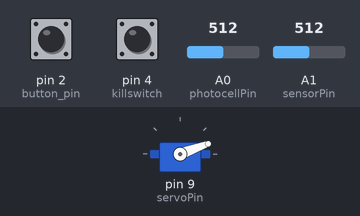
Bench run of a sketch on a simulated Arduino Uno, built with avr-gcc and run on an emulated ATmega328P. Shown: servo. The test bench sets the inputs (shaded band); at power-on: A0 (photocellPin) = 512, pin 2 (button_pin) HIGH, pin 4 (killswitch) HIGH, A1 (sensorPin) = 512.

Above: at 1.3 s.
1.4 s: A0 (photocellPin) set to 428
At 2.4 s:
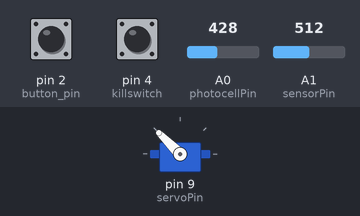
4.4 s: A0 (photocellPin) set to 410
At 5.2 s:
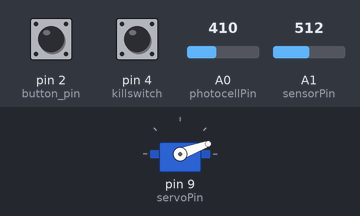
5.9 s: A0 (photocellPin) set to 390
At 6.3 s:
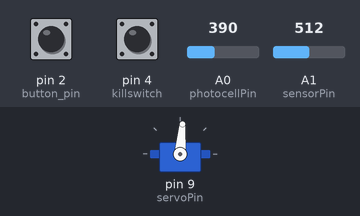
8.9 s: A0 (photocellPin) set to 970
11.9 s: A0 (photocellPin) set to 950
At 12.8 s:
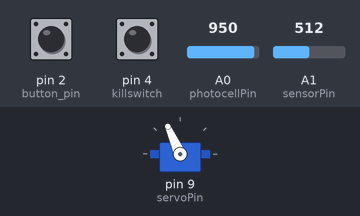
14.9 s: A0 (photocellPin) set to 900
Timing chart, 0 to 18.9 s (numbered marks = the images above; inputs shaded):
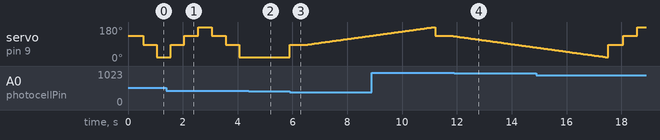

The sketch:

autoblinds-0.3.ino
```cpp
// (licence header left out)
#include <Servo.h>


//CONFIGURATION
int servoPin=9; //Input pin for servo
int photocellPin = 0; // the cell and 10K pulldown are connected to a0
const int button_pin = 2 ; //Button or relay driven by x10 switch for manual control
const int killswitch = 4 ; //Disables all automated actions when enabled
int sensorPin = 1;    //IR Reflective motion sensor pin
const int ledPin = 11;      // select the pin for the LED
//PROBABLY DONT NEED TO CHANGE THESE
int pos = 180;    // variable to store the servo position
int spd = 50;   // how fast should the servo move? 50 is quiet


Servo myservo;  // create servo object to control a servo
int photocellReading; // the analog reading from the analog resistor divider
int button_value;  //high or low button values
int killswitch_value;  //high or low killswitch values
int state = 0; //Keep track of state so we don't send signal to the servo without reason
int prevstate = 0; //Keeps history of prior state
int sensorValue = 0;  // variable to store the value coming from the sensor
int dest = 0;   // Servo destination depending on photocell reading
int buttonpos =1; //Keep state of motion sensor/button for movement
//ENABLE DEBUG
int debug = 1; //Set this to 1 for serial debug output
void setup(void) {
   // Serial.begin(9600); //Comment out this line if you don't want debugging enabled

    myservo.attach(servoPin);
    //pinMode(ledPin, OUTPUT);
    pinMode(button_pin, INPUT_PULLUP);
    pinMode(killswitch, INPUT_PULLUP);

}

//MAIN LOOP
void loop(void) {
killswitch_value = digitalRead(killswitch);
if(killswitch_value==HIGH) //IF kill switch isn't set then run main loop
	{
		photocellReading = analogRead(photocellPin); //Query photo cell
		  debug and Serial.print("Light Reading :");
		  debug and Serial.print(photocellReading); // the raw analog reading
		  debug and Serial.print(" | Pos: ");
		  debug and Serial.print(pos);
		  debug and Serial.print(" | State: ");

		//Define the modes based on how bright it is, and set corresponding servo position
		if (photocellReading > 0 && photocellReading < 400) {
				button_press();
					debug and Serial.println("Night");
				dest=180;
				state=1;
		}

		//After setting LDR position, hold until not longer within current threshold
		else if ( photocellReading > 410 && photocellReading < 600) {
				button_press();
					debug and Serial.println("Dusk");
				dest=135;
				state=2;
		}

		//After setting LDR position, hold until not longer within current threshold
		else if (photocellReading > 610 && photocellReading < 950) {
				button_press();
					debug and Serial.println("Day");
				dest=85;
				state=3;
		}

		//After setting LDR position, hold until not longer within current threshold
		else if (photocellReading > 960 && photocellReading < 1023) {
				button_press();
					  debug and Serial.println("Very Bright Day");
				dest=20;
				state=4;
		}
		else {
			debug and Serial.println(photocellReading);
			debug and Serial.println("Not in range");
		}

		if (state != prevstate){ //IF the photocell reading is different from last sample then execute servo controls
			ldr_press();
	 	}
		prevstate = state; //Remember state so we can compare it again next round
	}
else
	{
		debug and Serial.println("Kill Switch");
		delay(1000);
	}
}

void ldr_press() { //This executes when the photocell readings have dictated
	  debug and Serial.println("State Change");
	myservo.attach(servoPin);                     //Connect to servo
	if (pos > dest){  // If the current position is great than the destination then we must subtract
		while (pos > dest)  // Change current position to desired position, one degree at a time.
		{
			  //debug and Serial.print("Was :");
			  //debug and Serial.print(pos);
			myservo.write(pos);         // tell servo to go to position in variable 'pos'
			delay(spd);                 // waits desired time for the servo to reach the position
			pos--;
			  //debug and Serial.print(" | Is :");
			  //debug and Serial.println(pos);
		}
		myservo.detach();                //Detach from Servo
	}
	else {  // If the curren't position is greater than the destination then we must add
		myservo.attach(9);  //Connect to servo
		while (pos < dest)  // goes from 180 degrees to 0 degrees
		{
			  //debug and Serial.print("Was :");
			  //debug and Serial.print(pos);
			myservo.write(pos);             // tell servo to go to position in variable 'pos'
			delay(spd);                     // waits desired time for the servo to reach the position
			pos++;
			  //debug and Serial.print(" | Is :");
			  //debug and Serial.println(pos);
		}
	}
	myservo.write(pos); // Doing a write out side of the loop because I had a feeling the last position value was being skipped. I think I'm wrong though
	delay(spd);
	myservo.detach(); //Detach servo to keep it from humming on strain
}


//This runs when the system is idle.. as in not moving already from one position to another
void button_press(){

    sensorValue = analogRead(sensorPin);   //Query motion sensor
    button_value = digitalRead(button_pin); //Query button or relay switch
	//Delete below?
    //photocellReading = analogRead(photocellPin); //Query photo cell
	//	  debug and Serial.print("Light Reading :");
	//	  debug and Serial.print(photocellReading); // the raw analog reading
	//	  debug and Serial.print(" | Position: ");
	//	  debug and Serial.print(pos);
	//	  debug and Serial.println(" | State: ");
                debug and Serial.print("Motion Sensor Value: ");
                 debug and Serial.println(sensorValue);


    //Define the modes based on button press. Cycle through options
    if(button_value==LOW || sensorValue < 900){  // button press
//    if(button_value==LOW ){  // button press
        //analogWrite(ledPin, sensorValue/4);
        myservo.attach(9); //connect to servo
			debug and Serial.println("button press");
			debug and Serial.println(sensorValue);
		if (pos <= 20) { //20 degrees is pointing up. go down a bit.
			dest=85;		//new dest is lower than prev dest (servo arrangement is 180 is fully down an 0 is fully up in other words backwards for what youd expect
			myservo.write(dest);	//Move to next position
			pos=dest;				//set position status to what we just moved it o
                        buttonpos=0;
				debug and Serial.print(dest);
				debug and Serial.println(" - Day");
		}


		else if (pos <= 85  && buttonpos == 0 ) { //move to next position
			dest=135;
			myservo.write(dest);
			pos=dest;
				debug and Serial.print(dest);
				debug and Serial.println(" - Dusk");
		}

		else if (pos <= 135  && buttonpos == 0 ) {//move to next position
			dest=180;
			myservo.write(dest);
			pos=dest;
				debug and Serial.print(dest);
				debug and Serial.println(" - Night");
		}


		else if (pos <= 85  && buttonpos == 1 ) { //move to next position
			dest=20;
			myservo.write(dest);
			pos=dest;
				debug and Serial.print(dest);
				debug and Serial.println(" - Dusk");
		}

		else if (pos <= 135  && buttonpos == 1) {//move to next position
			dest=85;
			myservo.write(dest);
			pos=dest;
				debug and Serial.print(dest);
				debug and Serial.println(" - Night");
		}


		else if (pos <= 180) {//move to next position
			dest=135;
			myservo.write(dest);
			pos=dest;
                        buttonpos=1;
				debug and Serial.print(dest);
				debug and Serial.println(" - Bright");
		}
		delay(500);	//Since we're moving the servo from one end of the 180 degree chart to another in one shot we need to give it time to get there before moving on
		myservo.detach();  //Detach servo, because if servo is say destined for 80 degrees, but to much weight/lack of torque keeps it hovering at 79-79.5 degrees, the motor will keep trying and humm
							// detaching shuts the motor off, thus making it rest at 79 degrees instead of trying too hard.
    }
}
```

Measured:
- the behaviour switches between 411 and 410 on A0 (photocellPin) (found by bisection; images 1 and 2)
- after the input at 4.4 s, servo on pin 9 (servoPin): stays 20° (without the input it goes to 85° after 0.17 s)
- after the input at 5.9 s, servo on pin 9 (servoPin): moves from 20° to 134° over 3.0 s, starting at once
